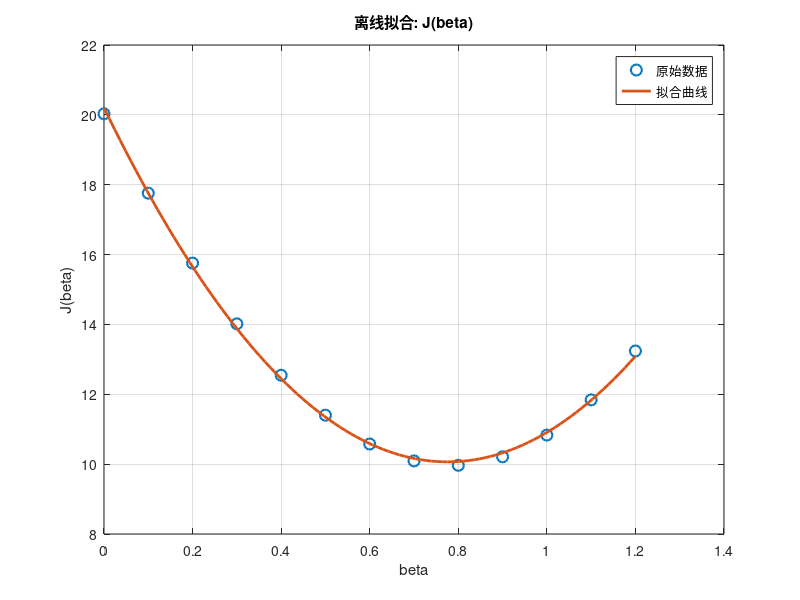

The MATLAB script that drew this image:
% 待拟合数据
beta = [0.000,0.100,0.200,0.300,0.400,0.500,0.600,0.700,0.800,0.900,1.000,1.100,1.200]';

% J = [7.2059,6.3890,5.6689,5.0441,4.5066,4.0898,3.7960,3.6232,3.5785,3.6661,3.8910,4.2540,4.7577]';
J = [20.0294,17.7581,15.7554,14.0172,12.5451,11.4016,10.5764,10.0925,9.9668,10.2106,10.8324,11.8404,13.2396]';
% J = [39.2649,34.8123,30.8852,27.4765,24.6181,22.3669,20.7447,19.7959,19.5494,20.0290,21.2167,23.2225,25.9633]';

% 利用最小二乘法进行拟合，已知J和b呈现二次函数关系，则J(b) = a*beta^2 + c*beta + d

% 最小二乘法拟合原理，J = Xθ, θ = [a,c,d]^T, X = [beta^2,beta,1]

% 计算拟合后的系数
X = [beta.^2, beta, ones(size(beta))];

theta = X \ J;

a = theta(1);
c = theta(2);
d = theta(3);

% 拟合结果显示
fprintf('拟合结果: J(b) = %.4f b^2 + %.4f b + %.4f\n', a, c, d);

% 拟合效果画图
beta_fit = linspace(min(beta), max(beta), 100)'; 
J_fit = a * beta_fit.^2 + c * beta_fit + d;   
figure;  % 创建新图形窗口
plot(beta, J, 'o', 'MarkerSize', 8, 'LineWidth', 1.5);  
hold on;
plot(beta_fit, J_fit, '-', 'LineWidth', 2); 
hold off;
xlabel('beta');
ylabel('J(beta)');
legend('原始数据', '拟合曲线');
title('离线拟合: J(beta)');
grid on;

if a > 0
    beta_opt = -c / (2 * a);
    fprintf('离线初始最优反馈系数 beta_opt = %.4f\n', beta_opt);
else
    warning('a <= 0, 数据有误');
end

% 
% b = [0.000,0.050,0.100,0.150,0.200,0.250,0.300,0.350,0.400,0.450,0.500,0.550,0.600,0.650,0.700,0.750,0.800,0.850,0.900,0.950,1.000,1.050,1.100,1.150,1.200,1.250,1.300,1.350,1.400,1.450,1.500]';
% % J = [20.0294,18.8601,17.7581,16.7232,15.7554,14.8539,14.0172,13.2413,12.5365,11.9057,11.3392,10.8385,10.4052,10.0379,9.7374,9.5043,9.3373,9.2376,9.2046,9.2386,9.3389,9.5067,9.7408,10.0445,10.4097,10.8447,11.3465,11.9152,12.5499,13.2528,14.0215]';
% J = [20.0294,18.8601,17.7581,16.7232,15.7554,14.8539,14.0172,13.2413,12.5451,11.9362,11.4016,10.9468,10.5764,10.2906,10.0925,9.9845,9.9668,10.0420,10.2106,10.4242,10.8324,11.2882,11.8404,12.4950,13.2396,14.0881,15.0362,16.0844,17.2319,18.4823,19.8325]';
% 
% % 构建设计矩阵
% X = [b.^2, b, ones(size(b))];
% 
% % 最小二乘求解
% theta = X \ J;
% a = theta(1);
% c = theta(2);
% d = theta(3);
% 
% % 计算最优b
% b_opt = -c/(2*a);
% 
% % 生成拟合曲线
% b_fit = linspace(min(b), max(b), 100)';
% J_fit = a*b_fit.^2 + c*b_fit + d;
% 
% % 绘图
% figure;
% hold on;
% scatter(b, J, 50, 'filled', 'MarkerFaceColor', [0.2 0.4 0.8]);
% plot(b_fit, J_fit, 'LineWidth', 2, 'Color', [0.8 0.2 0.2]);
% xline(b_opt, '--', 'Optimal b', 'LabelVerticalAlignment','bottom');
% xlabel('反馈系数 b');
% ylabel('性能指标 J');
% title(sprintf('最优b=%.3f', b_opt));
% grid on;
% box on;
% 
% % 计算R²
% J_pred = X*theta;
% SS_tot = sum((J - mean(J)).^2);
% SS_res = sum((J - J_pred).^2);
% R2 = 1 - SS_res/SS_tot;
% 
% % 显示结果
% disp(['拟合方程: J = ', num2str(a),'b² + ', num2str(c),'b + ', num2str(d)]);
% disp(['最优反馈系数: b_opt = ', num2str(b_opt)]);
% disp(['决定系数 R² = ', num2str(R2)]);

% data = [0.3,0.0,7.2059;
%         0.3,0.1,6.3890;
%         0.3,0.2,5.6689;
%         0.3,0.3,5.0411;
%         0.3,0.4,4.5066;
%         0.3,0.5,4.0898;
%         0.3,0.6,3.7960;
%         0.3,0.7,3.6232;
%         0.3,0.8,3.5785;
%         0.3,0.9,3.6661;
%         0.3,1.0,3.8910;
%         0.3,1.1,4.2540;
%         0.3,1.2,4.7577;
%         0.5,0.0,20.0294;
%         0.5,0.1,17.7581;
%         0.5,0.2,15.7554;
%         0.5,0.3,14.0172;
%         0.5,0.4,12.5451;
%         0.5,0.5,11.4016;
%         0.5,0.6,10.5764;
%         0.5,0.7,10.0925;
%         0.5,0.8,9.9668;
%         0.5,0.9,10.2106;
%         0.5,1.0,10.8324;
%         0.5,1.1,11.8404;
%         0.5,1.2,13.2396;
%         0.7,0.0,39.2649;
%         0.7,0.1,34.8123;
%         0.7,0.2,30.8852;
%         0.7,0.3,27.4765;
%         0.7,0.4,24.6481;
%         0.7,0.5,22.3669;
%         0.7,0.6,20.7447;
%         0.7,0.7,19.7959;
%         0.7,0.8,19.5494;
%         0.7,0.9,20.0290;
%         0.7,1.0,21.2167;
%         0.7,1.1,23.2225;
%         0.7,1.2,25.9633];
% Tl = data(:,1);
% b = data(:,2);
% J = data(:,3);
% 
% X = [b.^2, b, Tl, Tl.^2, b.*Tl, ones(size(b))];
% 
% theta = X \ J;
% alpha1 = theta(1);
% alpha2 = theta(2);
% beta1  = theta(3);
% beta2  = theta(4);
% gamma  = theta(5);
% delta  = theta(6);
% 
% % 模型验证
% J_pred = X * theta;
% SS_tot = sum((J - mean(J)).^2);
% SS_res = sum((J - J_pred).^2);
% R2 = 1 - SS_res / SS_tot;
% disp(['R² = ', num2str(R2)]);
% 
% 
% % 三维曲面可视化
% b_range = 0:0.05:1.2;
% Tl_range = 0.3:0.05:0.7;
% [b_grid, Tl_grid] = meshgrid(b_range, Tl_range);
% J_grid = alpha1*b_grid.^2 + alpha2*b_grid + beta1*Tl_grid + beta2*Tl_grid.^2 + gamma*b_grid.*Tl_grid + delta;
% 
% figure;
% surf(b_grid, Tl_grid, J_grid);
% xlabel('b'); ylabel('T_l'); zlabel('J'); title('双变量二次响应面');
% colormap jet; colorbar;
% hold on;
% scatter3(b, Tl, J, 50, 'r', 'filled');
% 
